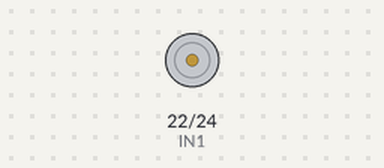
The sketch below on a simulated Arduino Mega 2560, built with avr-gcc and run on an emulated ATmega2560. Shown: motor-driver pin pairs drawn as motors (green arrow = first pin HIGH = forward, orange = second pin HIGH = backward, longer = more drive, scaled by the enable pin). What the sketch prints to the serial monitor is not drawn.

Above: at 0.1 s.
At 1.1 s:
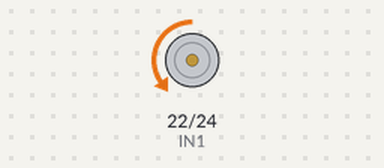
Timing chart, 0 to 2.6 s (numbered marks = the images above):
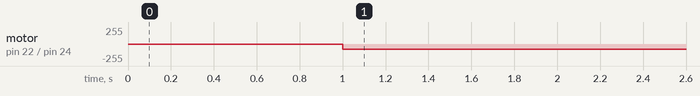

The sketch:

5_L298N_Motor_Driver.ino
```cpp
/*Program for Hardware Test
  Trainer MPS Sorting Based Arduino
  Mechatronics Engineering 2nd Generation
  Vocational High School 2 Bojonegoro
  2021
*/

#define IN1 22
#define IN2 24
#define ENA 2

void setup() {
  Serial.begin(9600);
  pinMode(IN1, OUTPUT);
  pinMode(IN2, OUTPUT);
  pinMode(ENA, OUTPUT);
  Serial.println("Tes Motor Conveyor");
  delay(1000);
}

void loop() {
  digitalWrite(IN1, LOW);
  digitalWrite(IN2, HIGH);
  analogWrite(ENA, 80);
  delay(60000);
}
```

Measured:
- by itself, motor on pin 22 (IN1) / pin 24 (IN2): stopped → backward 80/255 at 1.0 s
